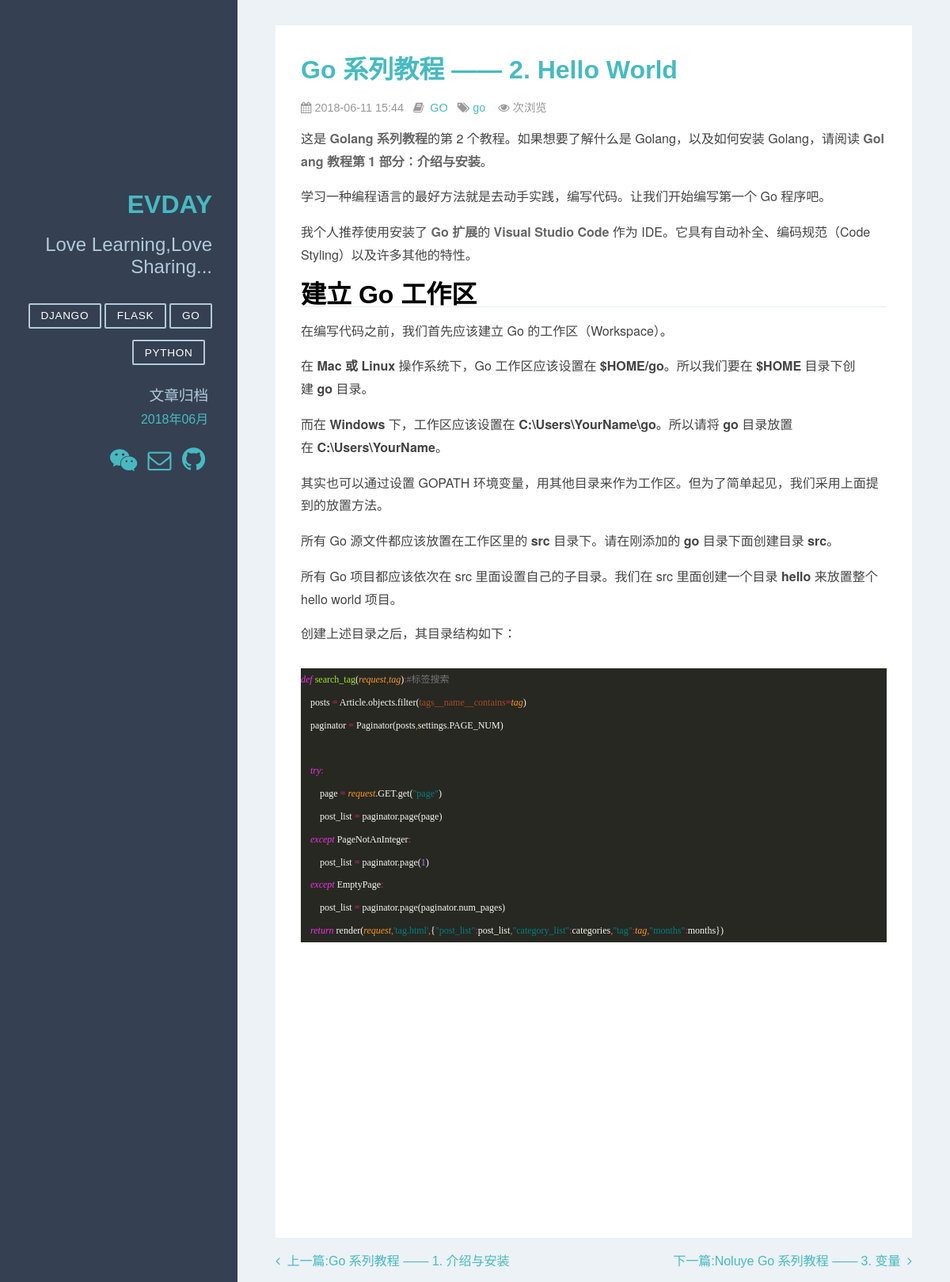
The app's page /articles/3/ with its own data.
### apps/blog/models.py (models this page shows, shortened)
class Category(models.Model):
    name = models.CharField(verbose_name='类别名称', max_length=64)
    created_time = models.DateTimeField(verbose_name='创建时间', default=now)
    last_mod_time = models.DateTimeField(verbose_name='修改时间', default=now)
    class Meta:
        ordering = ['name']
        verbose_name = "类别名称"
        verbose_name_plural = '分类列表'
        db_table = "category"  # 数据库表名
    def __str__(self):
        return self.name

class Article(models.Model):
    STATUS_CHOICES = (
        ('d', '草稿'),
        ('p', '发表'),
    )
    title = models.CharField(verbose_name='标题', max_length=100)
    content = models.TextField(verbose_name='正文', blank=True, null=True)
    status = models.CharField(verbose_name='状态', max_length=1, choices=STATUS_CHOICES, default='p')
    views = models.PositiveIntegerField(verbose_name='浏览量', default=0)
    created_time = models.DateTimeField(verbose_name='创建时间', default=now)
    pub_time = models.DateTimeField(verbose_name='发布时间', blank=True, null=True)
    last_mod_time = models.DateTimeField(verbose_name='修改时间', default=now)
    category = models.ForeignKey(Category, verbose_name='分类', on_delete=models.CASCADE, blank=False, null=False)
    tags = models.ManyToManyField(Tag, verbose_name='标签集合', blank=True)
    def viewed(self):
        self.views += 1
        self.save(update_fields=['views'])
    def next_article(self):  # id比当前id大，状态为已发布，发布时间不为空
        return Article.objects.filter(id__gt=self.id, status='p', pub_time__isnull=False).first()
    def prev_article(self):  # id比当前id小，状态为已发布，发布时间不为空
        return Article.objects.filter(id__lt=self.id, status='p', pub_time__isnull=False).first()
    class Meta:
        ordering = ['-pub_time']  # 按文章创建日期降序
        verbose_name = '文章'  # 指定后台显示模型名称
        verbose_name_plural = '文章列表'  # 指定后台显示模型复数名称
        db_table = 'article'  # 数据库表名
        get_latest_by = 'created_time'

class Tag(models.Model):
    name = models.CharField(verbose_name='标签名', max_length=64)
    created_time = models.DateTimeField(verbose_name='创建时间', default=now)
    last_mod_time = models.DateTimeField(verbose_name='修改时间', default=now)
    def __str__(self):
        return self.name
    class Meta:
        ordering = ['name']
        verbose_name = '标签名称'  # 指定后台显示模型名称
        verbose_name_plural = '标签列表'  # 指定后台显示模型复数名称
        db_table = "tag"  # 数据库表名

### apps/blog/views.py (the view)
# urls.py: path('articles/<int:id>/',views.detail,name='detail'),#主页
def detail(request,id): # 文章详细
    try:
        post = Article.objects.get(id = str(id))
        post.viewed() # 更新浏览次数
        tags = post.tags.all() # 更新文章对应所有的标签
        next_post = post.next_article()
        prev_post = post.prev_article()
    except Article.DoesNotExist:
        raise Http404
    return render(request,'post.html',{"post":post,"tags":tags,"category_list":categories,'next_post':next_post,'prev_post':prev_post,"months":months})

### templates/post.html
{% extends 'base.html' %}
{% load static %}
{% block content %}
    <div class="posts">
        <section class="post">
            <header class="post-header">
                <h2 class="post-title"><a href="{% url 'detail' id=post.id %}"
                                            style="text-decoration:none">{{ post.title }}</a></h2>
                <p class="post-meta">
                    <i class="fa fa-calendar" aria-hidden="true"></i>&nbsp;{{ post.pub_time|date:'Y-m-d H:i' }}&nbsp;&nbsp;
                    <i class="fa fa-book"></i>&nbsp;
                    <a href="{% url 'category_menu' id=post.category_id %}"
                        style="text-decoration:none">{{ post.category }}</a>&nbsp;&nbsp;
                    <i class="fa fa-tags" aria-hidden="true"></i>
                    {% for tag in tags %}
                        <a href="{% url 'search_tag' tag=tag %}"
                            style="text-decoration:none">{{ tag }}</a>
                    {% endfor %}&nbsp;&nbsp;
                    <i class="fa fa-eye" aria-hidden="true"></i>&nbsp;{{ post.viewes }}次浏览
                </p>
            </header>
            <div class="post-description">
                <p>
                    {{ post.content |safe }}
                </p>
            </div>
        </section>
    </div>
    <div>
    {% if prev_post %}
        <a class="footer" href="{% url 'detail' id=prev_post.id %}"
        style="text-decoration:none;float:left;"><i class="fa fa-angle-left"></i>&nbsp;&nbsp;上一篇:{{ prev_post.title }}</a>
    {% endif %}
    {% if next_post %}
        <a class="footer" href="{% url 'detail' id=next_post.id %}"
        style="text-decoration:none;float:right">
        下一篇:{{ next_post.title }}&nbsp;&nbsp;<i class="fa fa-angle-right"></i>
        </a>
    {% endif %}
    </div>
{% endblock %}

### templates/base.html (shortened to what this page needs)
<!DOCTYPE html>
{% load static %}
<html lang="en">
<head>
    <link rel="stylesheet" type="text/css" href="{% static 'css/pure-min.css' %}">
    <link rel="stylesheet" type="text/css" href="{% static 'css/grids-responsive-min.css' %}">
    <link rel="stylesheet" type="text/css" href="{% static 'css/blog.css' %}">
    <link rel="stylesheet" type="text/css" href="{% static 'css/font-awesome.min.css' %}">
</head>
<body>
<div id="layout" class="pure-g">
    <div class="sidebar pure-u-1 pure-u-md-1-4">
        <div class="header">
            <h1 class="brand-title"><a href="{% url 'home' %}" style="text-decoration:none">Evday</a></h1>
            <br>
            <h2 class="brand-tagline">Love Learning,Love Sharing...</h2>
            <br>
            <nav class="nav">
                <ul class="nav-list">
                    <li class="nav-item">
                        {% for category in category_list %}
                            <a class="pure-button" href="{% url 'category_menu' id=category.id %}"
                            style="text-decoration:none">{{ category }}</a>
                        {% endfor %}&nbsp;
                    </li>
                </ul>
                <br>
                <h3 class="brand-tagline" style="margin: 2%">文章归档</h3>
                <ul class="nav-list" style="margin: 2%">
                    {% for m in months %}
                        <li>
                            <a href="{% url 'archives' year=m.year month=m.month %}"
                            style="text-decoration:none">{{ m | date:'Y年m月' }}</a>
                        </li>
                    {% empty %}
                        暂无归档！
                    {% endfor %}
                </ul>
                <br>
                <ul class="nav-list">
                    <li>
                        <a href="#" style="text-decoration:none">
                            <i class="fa fa-weixin" style="font-size: 30px;" aria-hidden="true" title="微信公众号"></i>
                        </a>
                        <a href=mailto:evdayshen@gmain.com style="text-decoration:none">
                            <i class="fa fa-envelope-o" style="font-size: 30px;" aria-hidden="true" title="邮箱"></i>
                        </a>
                        <a href="https://github.com/evday/" style="text-decoration:none" title="Github" target="_blank">
                            <i class="fa fa-github" style="font-size: 34px;" aria-hidden="true"></i>
                        </a>
                    </li>
                </ul>
            </nav>
        </div>
    </div>
    <div class="content pure-u-1 pure-u-md-3-4">
        <div>
            {% block content %}
            {% endblock %}
        </div>
    </div>
</div>
</body>
</html>

### static/css/grids-responsive-min.css (style rules this page uses)
@media screen and (min-width:48em) { .pure-u-md-1,.pure-u-md-1-1,.pure-u-md-1-12,.pure-u-md-1-2,.pure-u-md-1-24,.pure-u-md-1-3,.pure-u-md-1-4,.pure-u-md-1-5,.pure-u-md-1-6,.pure-u-md-1-8,.pure-u-md-10-24,.pure-u-md-11-12,.pure-u-md-11-24,.pure-u-md-12-24,.pure-u-md-13-24,.pure-u-md-14-24,.pure-u-md-15-24,.pure-u-md-16-24,.pure-u-md-17-24,.pure-u-md-18-24,.pure-u-md-19-24,.pure-u-md-2-24,.pure-u-md-2-3,.pure-u-md-2-5,.pure-u-md-20-24,.pure-u-md-21-24,.pure-u-md-22-24,.pure-u-md-23-24,.pure-u-md-24-24,.pure-u-md-3-24,.pure-u-md-3-4,.pure-u-md-3-5,.pure-u-md-3-8,.pure-u-md-4-24,.pure-u-md-4-5,.pure-u-md-5-12,.pure-u-md-5-24,.pure-u-md-5-5,.pure-u-md-5-6,.pure-u-md-5-8,.pure-u-md-6-24,.pure-u-md-7-12,.pure-u-md-7-24,.pure-u-md-7-8,.pure-u-md-8-24,.pure-u-md-9-24 { display:inline-block;zoom:1;letter-spacing:normal;word-spacing:normal;vertical-align:top;text-rendering:auto } }
@media screen and (min-width:48em) { .pure-u-md-1-4,.pure-u-md-6-24 { width:25% } }
@media screen and (min-width:48em) { .pure-u-md-18-24,.pure-u-md-3-4 { width:75% } }

### records on screen
Category: name "DJANGO"
Category: name "FLASK"
Category: name "GO"
Category: name "PYTHON"
Article: title "Go 系列教程 —— 2. Hello World", pub_time "2018-06-11 15:44", category "GO", content "这是 Golang 系列教程 的第 2 个教程。如果想要了解什么是 Golang，以及如何安装 Golang，请阅读 Golang 教程第 1 部分：介绍与安装 。 学习一种编程语言的最好方法就是去动手实践，编写代码。让我们开始编写第一个 Go 程序吧。 我个人推荐使用安装了 Go 扩展 的 Visual Studio Code 作为 IDE。它具有自动补全、编码规范（Code Styling）以及许多其他的特性。 建立 Go 工作区 在编写代码之前，我们首先应该建立 Go 的工作区（Workspace）。 在 Mac 或 Linux 操作系统下，Go 工作区应该设置在 $HOME/go 。所以我们要在 $HOME 目录下创建 go 目录。 而在 Windows 下，工作区应该设置在 C:\\Users\\YourName\\go 。所以请将 go 目录放置在 C:\\Users\\YourName 。 其实也可以通过设置 GOPATH 环境变量，用其他目录来作为工作区。但为了简单起见，我们采用上面提到的放置方法。 所有 Go 源文件都应该放置在工作区里的 src 目录下。请在刚添加的 go 目录下面创建目录 src 。 所有 Go 项目都应该依次在 src 里面设置自己的子目录。我们在 src 里面创建一个目录 hello 来放置整个 hello world 项目。 创建上述目录之后，其目录结构如下： def search_tag ( request , tag ) : #标签搜索 posts = Article.objects.filter(…"
Tag: name "go"
Article: title "Go 系列教程 —— 1. 介绍与安装"
Article: title "Noluye Go 系列教程 —— 3. 变量"

### other values on screen
{{ m | date:'Y年m月' }} "2018年06月"
